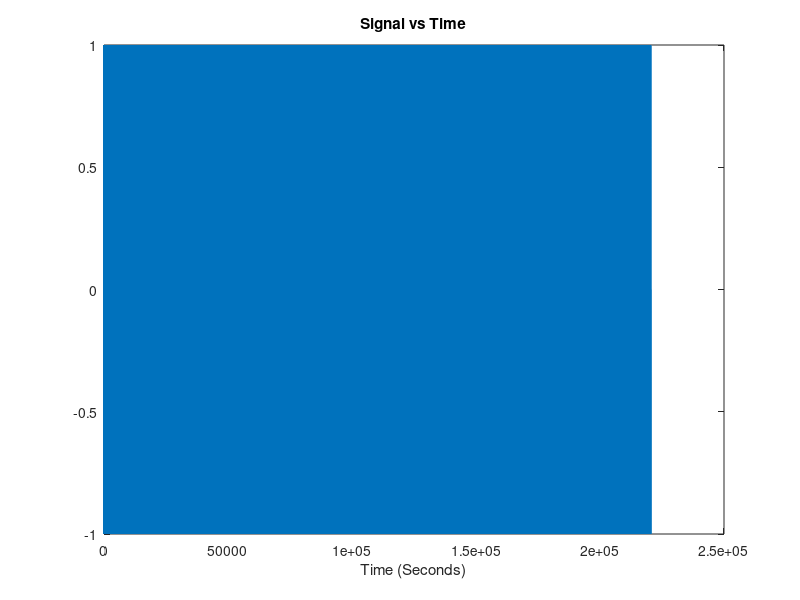

Write MATLAB code to recreate this figure. (Note: this script raises an error after producing the figure.)
function [] = FUNSINETONE()
Fs = 44100;                  % samples per second
t = (0:1/Fs:5)';             % seconds (0: dt: stopTime)
   
Fc_all = [7500, 6500, 5200, 1800, 1200];
t_all = [0, 0.5, 1.25, 2.25, 3, 5];

% Creates the signal
for i = 1:length(t_all) -1
    del_t = t_all(i):1/Fs:t_all(i+1);
    wo = 2*pi*Fc_all(i);     % omega, angular frequency
    
    if i == 1
        x = sin(wo*del_t);   % The first time segment geneartes a sine wave
    else
        x = cat(2, x, sin(wo*del_t)); % Concatenates the new sine wave
    end
    
    length(x)
end

length(x)
length(t)

% Plot the signal vs time
figure;
plot(x);
xlabel('Time (Seconds)');
title('Signal vs Time');

plotSpec(x, Fs, 'funsinetone');
sound(x,Fs)

% Save to WAV file
audiowrite('TeamNg_funsinetone.wav', x, Fs);

end
